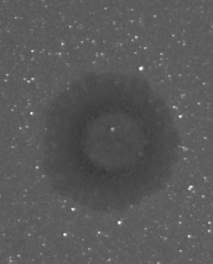
#> input picture sample_generation_yuyan/yuyan/Image_20250108094944275.bmp, 213 x 264 px, found by its file name; its folder holds only this picture in this run
$ python match_distribution.py
#> lines starting #> are read from the running program, lines starting #| are printed output that depends on the picture; long printed decimals are rounded
import os
import cv2
import numpy as np
from scipy.stats import norm

def calculate_average_distribution(input_folder):
    """计算所有图像边缘像素的高斯分布参数的平均值"""
    means = []
    stds = []
    for filename in os.listdir(input_folder):
        if filename.endswith(('.png', '.jpg', '.jpeg', '.bmp', '.tiff')):
            filepath = os.path.join(input_folder, filename)
            image = cv2.imread(filepath, cv2.IMREAD_GRAYSCALE)
            edge_pixels = get_edge_pixels(image)
            if len(edge_pixels) > 0:  # 确保有边缘像素
                mean = np.mean(edge_pixels)
                std = np.std(edge_pixels)
                means.append(mean)
                stds.append(std)
                print(f"图片: {filename}, 边缘像素均值: {mean:.2f}, 标准差: {std:.2f}")
    # 计算均值和标准差的平均值
    avg_mean = np.mean(means) if means else 0
    avg_std = np.mean(stds) if stds else 1  # 避免标准差为0
    return avg_mean, avg_std

def get_edge_pixels(image):
    """提取图像上下左右四个边缘的像素值"""
    height, width = image.shape
    # 上边缘和下边缘
    top_edge = image[0, :]
    bottom_edge = image[-1, :]
    # 左边缘和右边缘
    left_edge = image[:, 0]
    right_edge = image[:, -1]
    # 合并所有边缘像素
    edge_pixels = np.concatenate([top_edge, bottom_edge, left_edge, right_edge])
    return edge_pixels

def match_distribution(image, edge_pixels, target_mean, target_std):
    """将整张图片调整为目标高斯分布，但使边缘像素保持目标分布"""
    source_mean = np.mean(edge_pixels)
    source_std = np.std(edge_pixels)
    if source_std == 0:  # 避免除以0
        return image

    # 标准化整张图片
    normalized_image = (image - source_mean) / source_std
    # 调整到目标分布
    matched_image = normalized_image * target_std + target_mean
    return np.clip(matched_image, 0, 255).astype(np.uint8)

def process_images(input_folder, output_folder):
    """处理文件夹中的所有图片"""
    if not os.path.exists(output_folder):
        os.makedirs(output_folder)

    # 计算目标高斯分布参数
    target_mean, target_std = calculate_average_distribution(input_folder)
#> in calculate_average_distribution, image is the input picture: shape (264, 213); min 55, max 255, mean 89.3
#> in get_edge_pixels, `top_edge = image[0, :]`: top_edge = 213 values, max 128 at index 42, min 86 at index 27, mean 93.43
#> in get_edge_pixels, `bottom_edge = image[-1, :]`: bottom_edge = 213 values, max 164 at index 158, min 87 at index 24, mean 95.34
#> in get_edge_pixels, `left_edge = image[:, 0]`: left_edge = 264 values, max 127 at index 195, min 87 at index 26, mean 93.06
#> in get_edge_pixels, `right_edge = image[:, -1]`: right_edge = 264 values, max 125 at index 26, min 88 at index 76, mean 94.98
#> in get_edge_pixels, `edge_pixels = np.concatenate([top_edge, bottom_edge, left_edge, right_..`: edge_pixels = 954 values, max 164 at index 371, min 86 at index 27, mean 94.19
#> in calculate_average_distribution, `mean = np.mean(edge_pixels)`: mean = 94.19
#> in calculate_average_distribution, `std = np.std(edge_pixels)`: std = 5.35
#| 图片: Image_20250108094944275.bmp, 边缘像素均值: 94.19, 标准差: 5.35
#> in calculate_average_distribution, `avg_mean = np.mean(means) if means else 0`: avg_mean = 94.19
#> in calculate_average_distribution, `avg_std = np.mean(stds) if stds else 1`: avg_std = 5.35
#> target_mean = 94.19; target_std = 5.35
    print(f"目标高斯分布参数: 均值={target_mean}, 标准差={target_std}")
#| 目标高斯分布参数: 均值=94.186, 标准差=5.350

    for filename in os.listdir(input_folder):
        if filename.endswith(('.png', '.jpg', '.jpeg', '.bmp', '.tiff')):
            filepath = os.path.join(input_folder, filename)
            image = cv2.imread(filepath, cv2.IMREAD_GRAYSCALE)

            # 提取边缘像素值
            edge_pixels = get_edge_pixels(image)

            # 调整整张图片，使边缘像素保持目标分布
            adjusted_image = match_distribution(image, edge_pixels, target_mean, target_std)
#> in match_distribution, `source_mean = np.mean(edge_pixels)`: source_mean = 94.19
#> in match_distribution, `source_std = np.std(edge_pixels)`: source_std = 5.35
#> in match_distribution, `normalized_image = (image - source_mean) / source_std`:
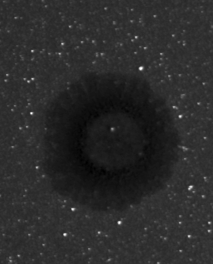
#> normalized_image: shape (264, 213) float64; min -7.32, max 30.06, mean -0.9; drawn with min black and max white

            # 保存处理后的图片
            output_path = os.path.join(output_folder, filename)
            cv2.imwrite(output_path, adjusted_image)

# 主程序
input_folder = "sample_generation_yuyan/yuyan"  # 替换为你的输入文件夹路径
output_folder = "sample_generation_yuyan/yuyan_matched"  # 替换为你的输出文件夹路径

process_images(input_folder, output_folder)

$ run again, on sample_generation_yuyan/yuyan/Image_20250108101919242.bmp
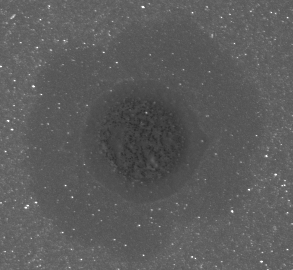
#> input picture sample_generation_yuyan/yuyan/Image_20250108101919242.bmp, 293 x 270 px, found by its file name
#> in calculate_average_distribution, image is the input picture: shape (270, 293); min 42, max 255, mean 91.7
#> top_edge = 293 values, max 129 at index 66, min 88 at index 258, mean 99.03
#> bottom_edge = 293 values, max 200 at index 267, min 90 at index 261, mean 101.9
#> left_edge = 270 values, max 255 at index 66, min 91 at index 6, mean 102.4
#> right_edge = 270 values, max 176 at index 223, min 87 at index 265, mean 98.73
#> in get_edge_pixels, `edge_pixels = np.concatenate([top_edge, bottom_edge, left_edge, right_..`: edge_pixels = 1126 values, max 255 at index 652, min 87 at index 1121, mean 100.5
#> mean = 100.5
#> std = 10.75
#| 图片: Image_20250108101919242.bmp, 边缘像素均值: 100.52, 标准差: 10.75
#> avg_mean = 100.5
#> avg_std = 10.75
#> target_mean = 100.5; target_std = 10.75
#| 目标高斯分布参数: 均值=100.516, 标准差=10.747
#> source_mean = 100.5
#> source_std = 10.75
#> in match_distribution, `normalized_image = (image - source_mean) / source_std`:
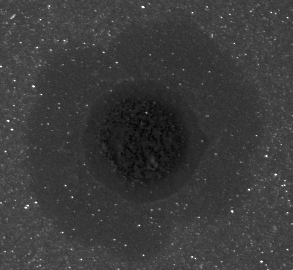
#> normalized_image: shape (270, 293) float64; min -5.44, max 14.37, mean -0.817; drawn with min black and max white

$ run again, on sample_generation_yuyan/yuyan/Image_20250108101942419.bmp
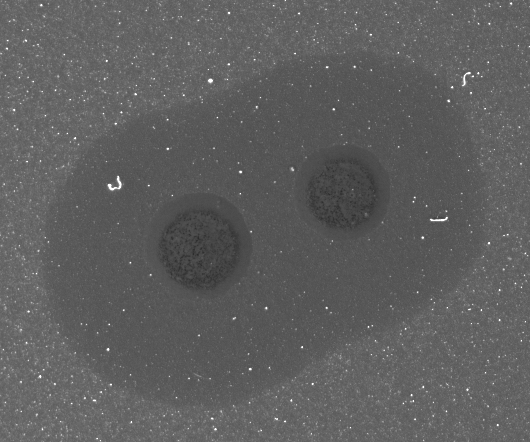
#> input picture sample_generation_yuyan/yuyan/Image_20250108101942419.bmp, 530 x 442 px, found by its file name
#> in calculate_average_distribution, image is the input picture: shape (442, 530); min 43, max 255, mean 94.8
#> top_edge = 530 values, max 250 at index 285, min 89 at index 271, mean 101.6
#> bottom_edge = 530 values, max 158 at index 61, min 90 at index 474, mean 103.5
#> left_edge = 442 values, max 178 at index 53, min 93 at index 17, mean 106.1
#> right_edge = 442 values, max 255 at index 46, min 87 at index 176, mean 99.88
#> in get_edge_pixels, `edge_pixels = np.concatenate([top_edge, bottom_edge, left_edge, right_..`: edge_pixels = 1944 values, max 255 at index 1548, min 87 at index 1678, mean 102.8
#> mean = 102.8
#> std = 9.86
#| 图片: Image_20250108101942419.bmp, 边缘像素均值: 102.76, 标准差: 9.86
#> avg_mean = 102.8
#> avg_std = 9.86
#> target_mean = 102.8; target_std = 9.86
#| 目标高斯分布参数: 均值=102.760, 标准差=9.863
#> source_mean = 102.8
#> source_std = 9.86
#> in match_distribution, `normalized_image = (image - source_mean) / source_std`:
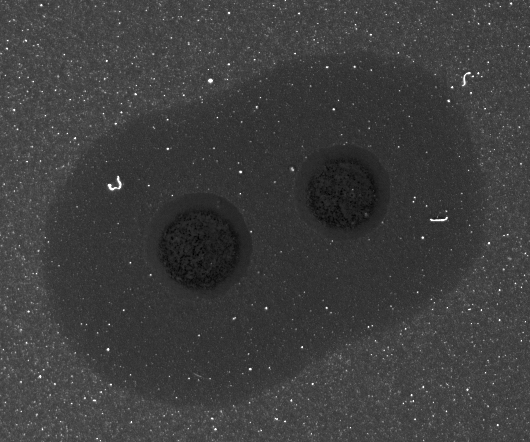
#> normalized_image: shape (442, 530) float64; min -6.06, max 15.44, mean -0.802; drawn with min black and max white

$ run again, on sample_generation_yuyan/yuyan/Image_20250108103053167.bmp
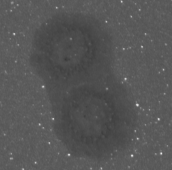
#> input picture sample_generation_yuyan/yuyan/Image_20250108103053167.bmp, 172 x 170 px, found by its file name
#> in calculate_average_distribution, image is the input picture: shape (170, 172); min 56, max 231, mean 86.3
#> top_edge = 172 values, max 133 at index 121, min 86 at index 83, mean 91.62
#> bottom_edge = 172 values, max 178 at index 23, min 86 at index 152, mean 93.4
#> left_edge = 170 values, max 112 at index 102, min 87 at index 9, mean 92.05
#> right_edge = 170 values, max 114 at index 0, min 86 at index 12, mean 91.34
#> in get_edge_pixels, `edge_pixels = np.concatenate([top_edge, bottom_edge, left_edge, right_..`: edge_pixels = 684 values, max 178 at index 195, min 86 at index 83, mean 92.11
#> mean = 92.11
#> std = 6.05
#| 图片: Image_20250108103053167.bmp, 边缘像素均值: 92.11, 标准差: 6.05
#> avg_mean = 92.11
#> avg_std = 6.05
#> target_mean = 92.11; target_std = 6.05
#| 目标高斯分布参数: 均值=92.105, 标准差=6.052
#> source_mean = 92.11
#> source_std = 6.05
#> in match_distribution, `normalized_image = (image - source_mean) / source_std`:
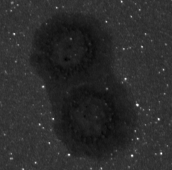
#> normalized_image: shape (170, 172) float64; min -5.97, max 22.95, mean -1; drawn with min black and max white

$ run again, on sample_generation_yuyan/yuyan/Image_20250108095230730.bmp
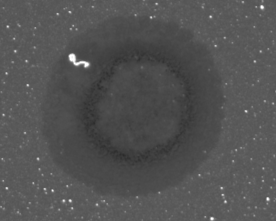
#> input picture sample_generation_yuyan/yuyan/Image_20250108095230730.bmp, 276 x 221 px, found by its file name
#> in calculate_average_distribution, image is the input picture: shape (221, 276); min 42, max 255, mean 83.3
#> top_edge = 276 values, max 139 at index 262, min 84 at index 62, mean 90.15
#> bottom_edge = 276 values, max 156 at index 211, min 86 at index 160, mean 92.19
#> left_edge = 221 values, max 144 at index 206, min 83 at index 18, mean 90.03
#> right_edge = 221 values, max 132 at index 91, min 85 at index 1, mean 91.49
#> in get_edge_pixels, `edge_pixels = np.concatenate([top_edge, bottom_edge, left_edge, right_..`: edge_pixels = 994 values, max 156 at index 487, min 83 at index 570, mean 90.99
#> mean = 90.99
#> std = 6.12
#| 图片: Image_20250108095230730.bmp, 边缘像素均值: 90.99, 标准差: 6.12
#> avg_mean = 90.99
#> avg_std = 6.12
#> target_mean = 90.99; target_std = 6.12
#| 目标高斯分布参数: 均值=90.988, 标准差=6.121
#> source_mean = 90.99
#> source_std = 6.12
#> in match_distribution, `normalized_image = (image - source_mean) / source_std`:
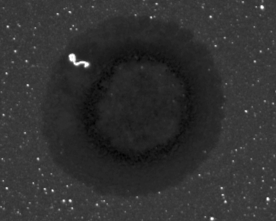
#> normalized_image: shape (221, 276) float64; min -8, max 26.8, mean -1.3; drawn with min black and max white
